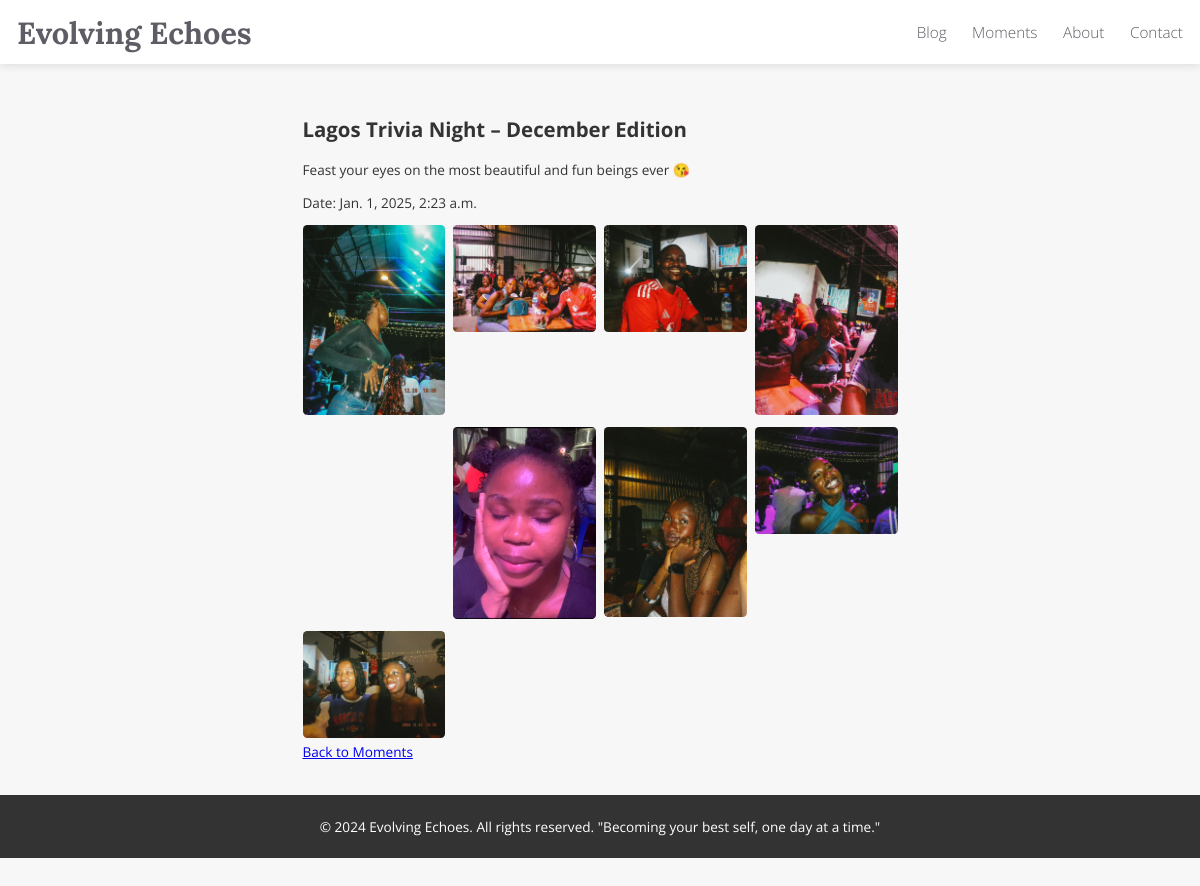
The app's page /moments/1/ with its own data.
### blog/models.py (models this page shows, shortened)
class Moment(models.Model):
    title = models.CharField(max_length=100)
    description = models.TextField(blank=True, null=True)
    date_created = models.DateTimeField(auto_now_add=True)
    category = models.CharField(max_length=50, blank=True, null=True)  # Optional

class MomentMedia(models.Model):
    moment = models.ForeignKey(Moment, related_name='media', on_delete=models.CASCADE)
    file = models.FileField(upload_to='moments_media/')
    is_video = models.BooleanField(default=False)  # Flag to differentiate videos from images

### blog/views.py (the view)
# urls.py: path('moments/<int:moment_id>/', views.moment_detail, name='moment_detail'),
def moment_detail(request, moment_id):
    moment = get_object_or_404(Moment, id=moment_id)
    media_list = moment.media.all()  # Fetch all media for the moment
    return render(request, 'blog/moment_detail.html', {
        'moment': moment,
        'media_list': media_list
    })

### blog/templates/blog/moment_detail.html (shortened to what this page needs)
{% extends 'blog/base.html' %}
{% block content %}
<h2>{{ moment.title }}</h2>
<p>Feast your eyes on the most beautiful and fun beings ever 😘</p>
<p>Date: {{ moment.date_created }}</p>
<div class="media-grid">
    {% for media in media_list %}
    <div class="media-item" onclick="openMediaViewer({{ forloop.counter0 }})">
        {% if media.is_video %}
        <video src="{{ media.file.url }}" class="media-thumb"></video>
        {% else %}
        <img src="{{ media.file.url }}" class="media-thumb" alt="Moment Media">
        {% endif %}
    </div>
    {% endfor %}
</div>
<a href="{% url 'moments_list' %}">Back to Moments</a>
{% endblock %}

### blog/static/css/styles.css (style rules this page uses)
body { font-family: 'Open Sans', sans-serif; background-color: #f7f7f7; color: #333; display: flex; flex-direction: column; min-height: 100vh; margin: 0; zoom: 0.85; }
.media-grid { display: grid; grid-template-columns: repeat(auto-fit, minmax(150px, 1fr)); gap: 10px; }
.media-grid img, .media-grid video { width: 100%; height: 100px; object-fit: cover; border-radius: 5px; }
.media-item img { width: 100%; height: auto; cursor: pointer; }

### records on screen
Moment: title "Lagos Trivia Night – December Edition", date_created "Jan. 1, 2025, 2:23 a.m."
MomentMedia: file (picture)
MomentMedia: file (picture)
MomentMedia: file (picture)
MomentMedia: file (picture)
MomentMedia: file (picture)
MomentMedia: file (picture)
MomentMedia: file (picture)
MomentMedia: file (picture)
